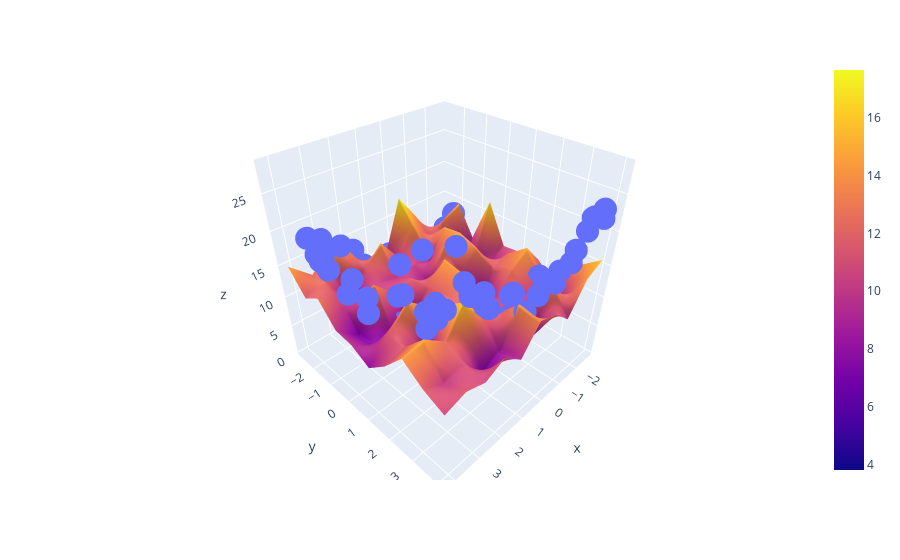

Notebook code cell kept with this figure:
### Code cell
fig = px.scatter_3d(x=x.ravel(),y=y.ravel(),z=z.ravel())
fig.add_trace(go.Surface(x= xInput, y= yInput, z= zFinal))
